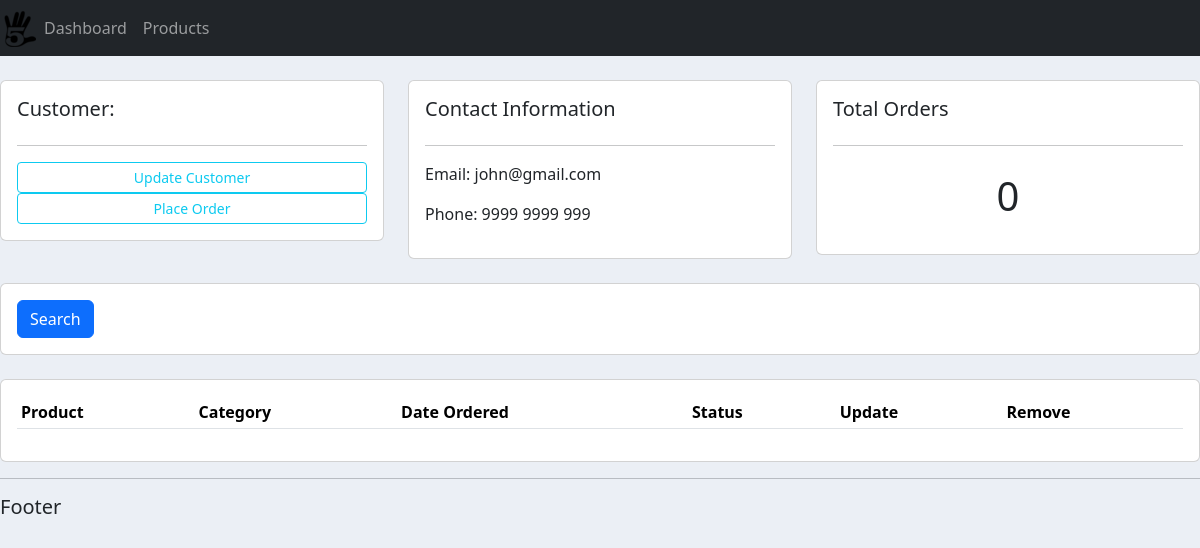
The app's page /customer/1/, older data.
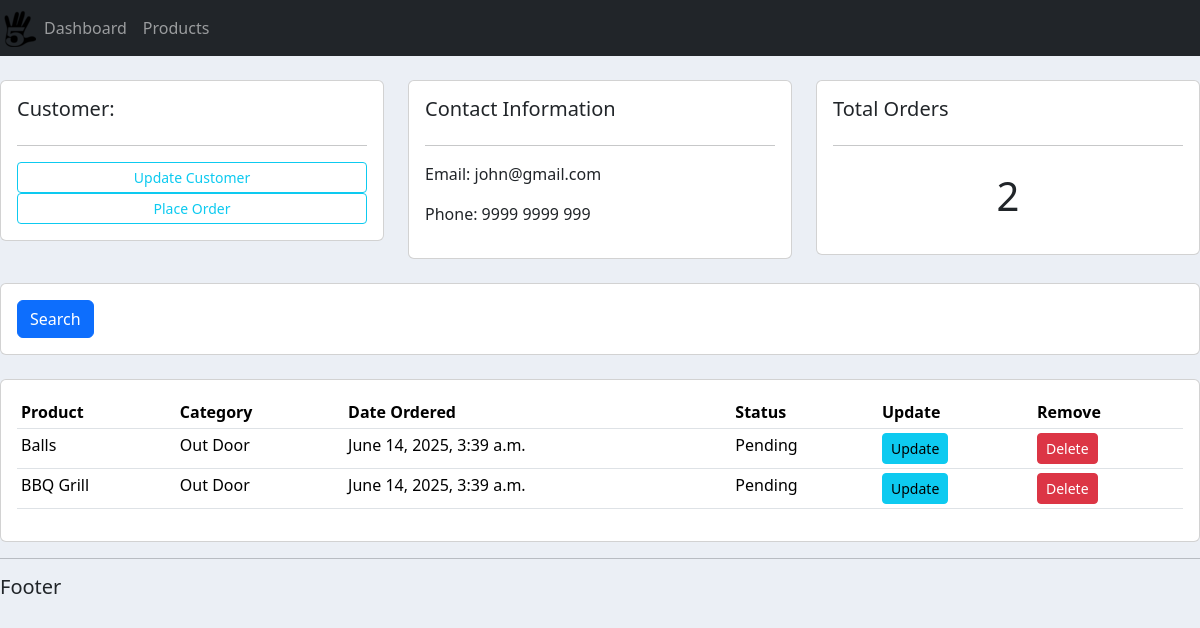
The same page, newer data.
### accounts/models.py (models this page shows, shortened)
class Order(models.Model):
    STATUS = (
        ('Pending', 'Pending'),
        ('Out for delivery', 'Out for delivery'),
        ('Delivered', 'Delivered'),
    )
    customer = models.ForeignKey(Customer, null=True, on_delete= models.SET_NULL)
    product = models.ForeignKey(Product, null=True, on_delete= models.SET_NULL)
    date_created = models.DateTimeField(auto_now_add=True, null=True)
    status = models.CharField(max_length=200, null=True, choices=STATUS)

class Product(models.Model):
    CATEGORY = (
        ('Indoor', 'Indoor'),
        ('Out Door', 'Out Door'),
    )
    name = models.CharField(max_length=200, null=True)
    price = models.FloatField(null=True)
    category = models.CharField(max_length=200, null=True, choices=CATEGORY)
    description = models.CharField(max_length=200, null=True, blank=True)
    date_created = models.DateTimeField(auto_now_add=True, null=True)
    tags = models.ManyToManyField(Tag)
    def __str__(self):
        return self.name

### accounts/views.py (the view)
# urls.py: path('customer/<str:pk_test>/', views.customers, name="customer"),
def customers(request, pk_test):
    customer = Customer.objects.get(id=pk_test)
    orders = customer.order_set.all()
    order_count = orders.count()
    context = {'customer': customer, 'orders': orders, 'order_count': order_count}
    return render(request, 'accounts/customer.html', context)

### accounts/templates/accounts/customer.html
{% extends 'accounts/main.html'%}
{% block content %}
    <br>
    <div class="row">
        <div class="col-md">
            <div class="card card-body">
                <h5>Customer:</h5>
                <hr>
                <a href="" class="btn btn-outline-info btn-sm btn-block">
                    Update Customer
                </a>
                <a href="{% url 'create_order' customer.id %}" class="btn btn-outline-info btn-sm btn-block">
                    Place Order
                </a>
            </div>
        </div>
        <div class="col-md">
            <div class="card card-body">
                <h5>Contact Information</h5>
                <hr>
                <p>Email: {{customer.email}} </p>
                <p>Phone: {{customer.phone}}</p>
            </div>
        </div>
        <div class="col-md">
            <div class="card card-body">
                <h5>Total Orders</h5>
                <hr>
                <h1 style="text-align: center; padding: 10px">{{order_count}}</h1>
            </div>
        </div>
    </div>
    <br>
    <div class="row">
        <div class="col">
            <div class="card card-body">
                <form method="get">
                    <button class="btn btn-primary" type="submit">Search</button>
                </form>
            </div>
        </div>
    </div>
    <br>
    <div class="row">
        <div class="col-md">
            <div class="card card-body">
                <table class="table table-sm">
                    <tr>
                        <th>Product</th>
                        <th>Category</th>
                        <th>Date Ordered</th>
                        <th>Status</th>
                        <th>Update</th>
                        <th>Remove</th>
                    </tr>
                    {% for order in orders %}
                    <tr>
                        <td>{{order.product}}</td>
                        <td>{{order.product.category}}</td>
                        <td>{{order.date_created}}</td>
                        <td>{{order.status}}</td>
                        <td><a href="{% url 'update_order' order.id %}" class="btn btn-sm btn-info">Update</a></td>
                        <td><a href="{% url 'delete_order' order.id %}" class="btn btn-sm btn-danger">Delete</a></td>
                    </tr>
                    {% endfor %}
                </table>
            </div>
        </div>
    </div>
{% endblock %}

Row changes from the older to the newer data that the page shows:
added Order: product "Balls", product.category "Out Door", date_created "June 14, 2025, 3:39 a.m.", status "Pending"
added Order: product "BBQ Grill", product.category "Out Door", date_created "June 14, 2025, 3:39 a.m.", status "Pending"
Text that changed along with them:
{{ order_count }}: "0" → "2"
